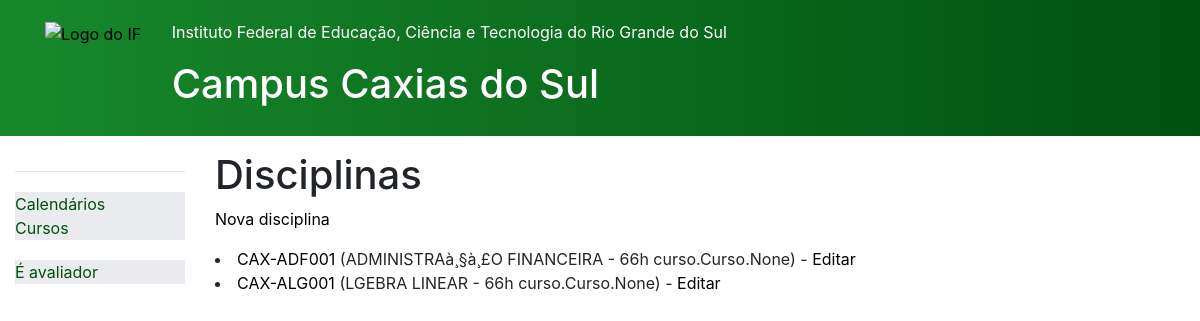
The app's page /curso/disciplinas (signed in) with its own data.
### curso/models.py (models this page shows, shortened)
class Disciplina(models.Model):
    codigo = models.CharField(("Código"), max_length=12, primary_key=True, unique=True)
    nome = models.CharField(("Nome da disciplina"), max_length=50)
    curso = models.ManyToManyField('Curso')

### curso/views.py (the view)
# urls.py: path('disciplinas', views.DisciplinasGenericList.as_view(), name='disciplinas'),
class DisciplinasGenericList(ListView):
    model = Disciplina
    paginate_by = 50

### curso/templates/curso/disciplina_list.html (shortened to what this page needs)
{% extends "base_generic.html" %}
{% block content %}
    <h1>Disciplinas</h1>
<p><a href="">Nova disciplina</a></p>
    {% if disciplina_list %}
      {% for disciplina in disciplina_list %}
      <li>
        <a href="{{ disciplina.get_absolute_url }}">{{ disciplina.codigo }}</a> ({{disciplina.nome}} {{disciplina.curso}}) - <a href="{{ disciplina.get_absolute_url }}/update">Editar</a>
      </li>
      {% endfor %}
    {% else %}
      <p>There are no cursos cadastrados.</p>
    {% endif %}
{% endblock %}

### static/css/styles.css (style rules this page uses)
a:any-link { color: black }

### records on screen
Disciplina: codigo "CAX-ADF001", nome "ADMINISTRAà¸§à¸£O FINANCEIRA - 66h", curso "curso.Curso.None"
Disciplina: codigo "CAX-ALG001", nome "LGEBRA LINEAR - 66h", curso "curso.Curso.None"
